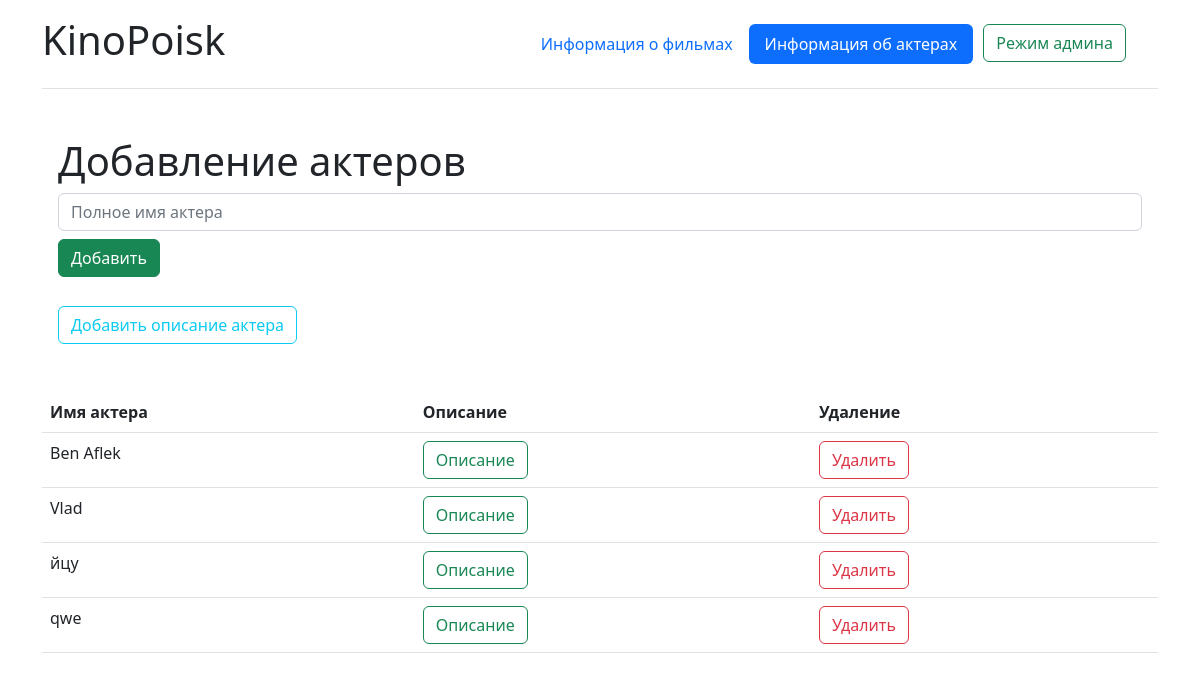
The app's page /acters/, older data.
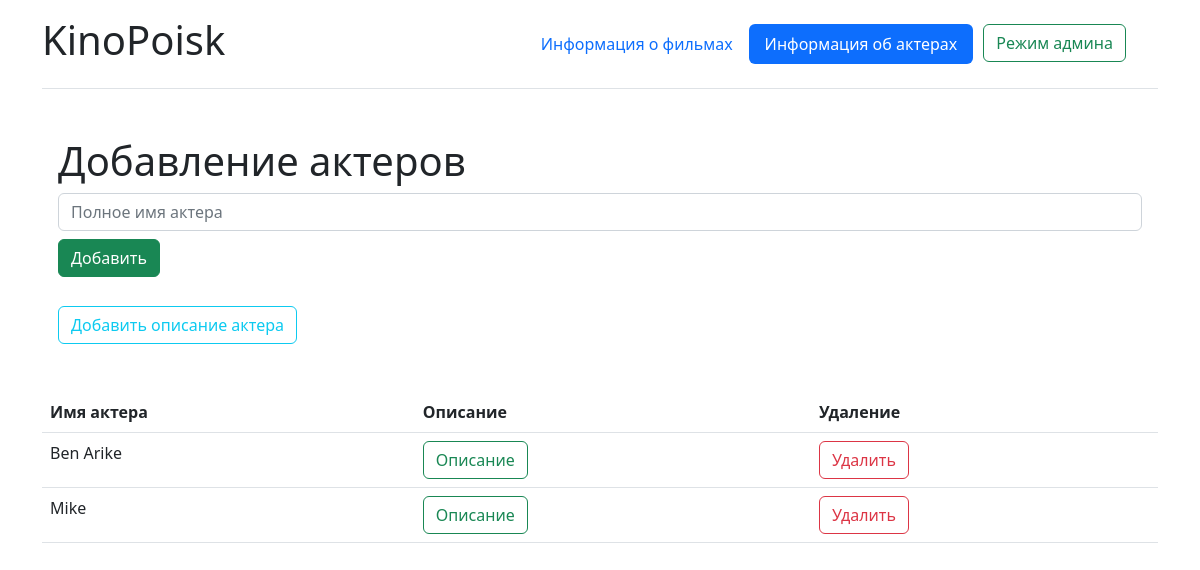
The same page, newer data.
### main/models.py (models this page shows, shortened)
class Acters(models.Model):
    name = models.CharField(max_length=100)

### main/views.py (the view, shortened to what this page needs)
def acters(request):
    all_actors = Acters.objects.all()
    error = ''
    form = NewActorForm()
    data = {
        'all_actors': all_actors,
        'form': form,
        'error': error,
    }
    return render(request, 'main/acters.html', data)

### main/forms.py
class NewActorForm(forms.ModelForm):
    class Meta:
        model = Acters
        fields = ['name',]
        widgets = {
            'name': forms.TextInput(attrs={
                'placeholder': 'Полное имя актера',
            })}

### main/templatetags/extra_filters.py (called while the page is built)
@register.filter(name='addclass')
def addclass(field, myclass):
    return field.as_widget(attrs={"class": myclass})

### main/templates/main/acters.html (shortened to what this page needs)
{% extends 'main/index.html' %}
{% load static %}
{% load extra_filters %}
{% block content %}
  <div class="container justify-content-md-between py-2 mb-2">
    <div class="container h4 mb-3 p-3">
      <h1>Добавление актеров</h1>
      <form method="post">
        {% csrf_token %} {{ form.name|addclass:"form-control mb-2" }}
        <button type="submit" class="btn btn-success">Добавить</button>
      </form>
      <br>
      <a type="submit" class="btn btn-outline-info" href="{% url 'add_info_acter'%}">Добавить описание актера</a>
    </div>
  </div>
  <div class="container">
  <table class="table">
    <thead class="table">
      <tr>
        <th>Имя актера</th>
        <th>Описание</th>
        <th>Удаление</th>
      </tr>
    </thead>
    {% for i in all_actors %}
    <tr>
      <td>{{i.name}}</td>
      <td><a class="btn btn-outline-success" href="{% url 'info_acters' i.id %}">Описание</a></td>
      <td><a class="btn btn-outline-danger" href="{% url 'remove_info' i.id %}">Удалить</a></td>
    </tr>
    {% endfor %}
  </table>
</div>
{% endblock %}

### main/templates/main/index.html (shortened to what this page needs)
{% load static %}
<!DOCTYPE html>
<html lang="en">
<head>
    <link href="{% static 'main/css/boostrap.min.css' %}" rel="stylesheet" type="text/css">
</head>
<body>
<div class="container">
    <header class="d-flex flex-wrap align-items-center justify-content-center justify-content-md-between py-3 mb-4 border-bottom">
        <h1>KinoPoisk</h1>
      <ul class="nav nav-pills">
          {% url 'index' as url_index%}
          {% url 'acters' as url_acters%}
        <li class="nav-item"><a aria-current="page" class="nav-link {% if url_index == request.path%}active {%endif%}" href="{{url_index}}">Информация о фильмах</a></li>
        <li class="nav-item" style="padding-right: 10px;"><a aria-current="page" class="nav-link {% if url_acters == request.path%}active {%endif%}" href="{{url_acters}}">Информация об актерах</a></li>
        <li class="nav-item"><a aria-current="page" class="btn btn-outline-success" href="/admin">Режим админа</a></li>
          <span class="nav-link text-dark">
          </span>
      </ul>
    </header>
</div>
{% block content %}{% endblock %}
</body>

Row changes from the older to the newer data that the page shows:
removed Acters: name "Ben Aflek"
removed Acters: name "Vlad"
removed Acters: name "йцу"
removed Acters: name "qwe"
added Acters: name "Ben Arike"
added Acters: name "Mike"
